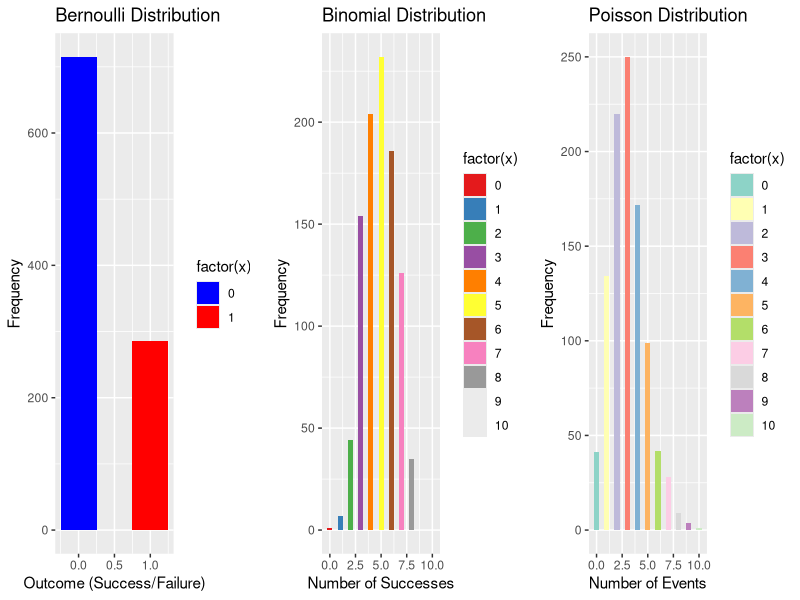

Source code (R):
library(ggplot2)
library(gridExtra)

bernoulli_data <- rbinom(n = 1000, size = 1, prob = 0.3)
binomial_data <- rbinom(n = 1000, size = 10, prob = 0.5)
poisson_data <- rpois(n = 1000, lambda = 3)

plot1 <- ggplot(data.frame(x = bernoulli_data), aes(x = x, fill = factor(x))) +
  geom_bar(stat = "count", width = 0.5) +
  labs(title = "Bernoulli Distribution", x = "Outcome (Success/Failure)", y = "Frequency") +
  scale_fill_manual(values = c("0" = "blue", "1" = "red"))

plot2 <- ggplot(data.frame(x = binomial_data), aes(x = x, fill = factor(x))) +
  geom_bar(stat = "count", width = 0.5) +
  labs(title = "Binomial Distribution", x = "Number of Successes", y = "Frequency") +
  scale_fill_brewer(palette = "Set1")

plot3 <- ggplot(data.frame(x = poisson_data), aes(x = x, fill = factor(x))) +
  geom_bar(stat = "count", width = 0.5) +
  labs(title = "Poisson Distribution", x = "Number of Events", y = "Frequency") +
  scale_fill_brewer(palette = "Set3")

# Arrange plots on a single page
grid.arrange(plot1, plot2, plot3, ncol = 3)
